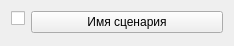
<?xml version="1.0" encoding="UTF-8"?>
<ui version="4.0">
 <class>UneditableScenarioWidget</class>
 <widget class="QWidget" name="UneditableScenarioWidget">
  <property name="geometry">
   <rect>
    <x>0</x>
    <y>0</y>
    <width>234</width>
    <height>46</height>
   </rect>
  </property>
  <property name="windowTitle">
   <string>Form</string>
  </property>
  <layout class="QFormLayout" name="formLayout">
   <item row="0" column="0">
    <widget class="QCheckBox" name="checkBox">
     <property name="text">
      <string/>
     </property>
    </widget>
   </item>
   <item row="0" column="1">
    <widget class="QPushButton" name="pushButton_scenario">
     <property name="text">
      <string>Имя сценария</string>
     </property>
    </widget>
   </item>
  </layout>
 </widget>
 <resources/>
 <connections/>
</ui>
